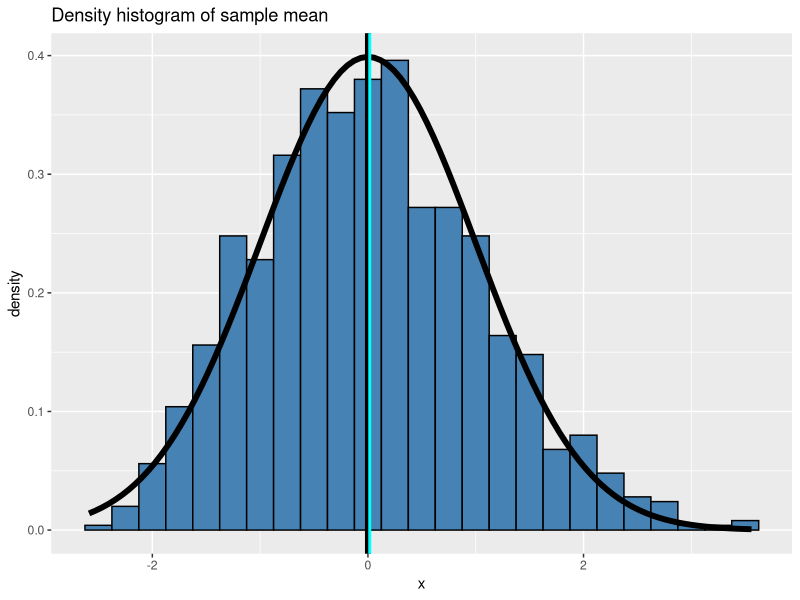
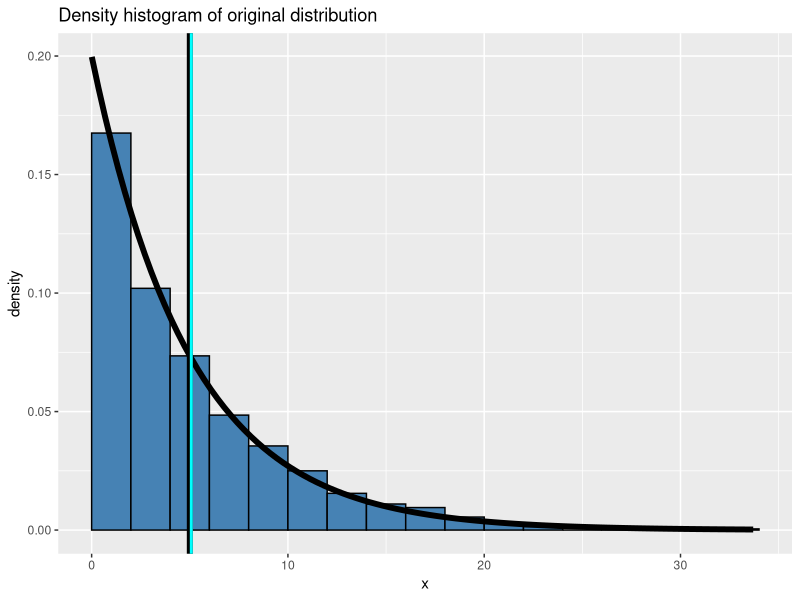

Write the R code that produced these figures, in order.
## ---- chunk 1
knitr::opts_chunk$set(echo = TRUE)
## ---- chunk 2
lambda <- .2
n <- 40
m <- 1000
## ---- chunk 3
set.seed(136)
samples <- rexp(n*m, lambda)
## ---- chunk 4
mat <- matrix(samples, nrow = m, ncol = n)
means <- apply(mat, 1, mean)

## ---- chunk 5
data.frame(Theoretical = 1/lambda, Sample.mean = mean(means))
## ---- chunk 6
data.frame(Theoretical = 1/lambda/sqrt(n), Sample.sd = sd(means))
## ---- chunk 7
scaledMeans <- scale(means, center = 1/lambda, scale = 1/lambda/sqrt(n))
## ---- chunk 8
library(ggplot2)
dfMeans <- data.frame(x = scaledMeans)
ggplot(dfMeans,aes(x=x))+
    geom_histogram(colour = "black", fill = "steelblue", 
                   binwidth = .25, aes(y = ..density..)) + 
    stat_function(fun = dnorm, size = 2) +
    geom_vline(xintercept = 0, size = 2, color = "black") +
    geom_vline(xintercept = mean(scaledMeans), size = 1, color = "cyan") +
    ggtitle("Density histogram of sample mean")

dfSamples <- data.frame(x = samples[1:1000])
ggplot(dfSamples,aes(x=x))+
    geom_histogram(colour = "black", fill = "steelblue", binwidth = 2, 
                   boundary = 0,  aes(y = ..density..)) +
    stat_function(fun = dexp, size = 2, args = list(rate = lambda)) +
    geom_vline(xintercept = 1/lambda, size = 2, color = "black") +
    geom_vline(xintercept = mean(dfSamples$x), size = 1, color =  "cyan") +
    ggtitle("Density histogram of original distribution")
